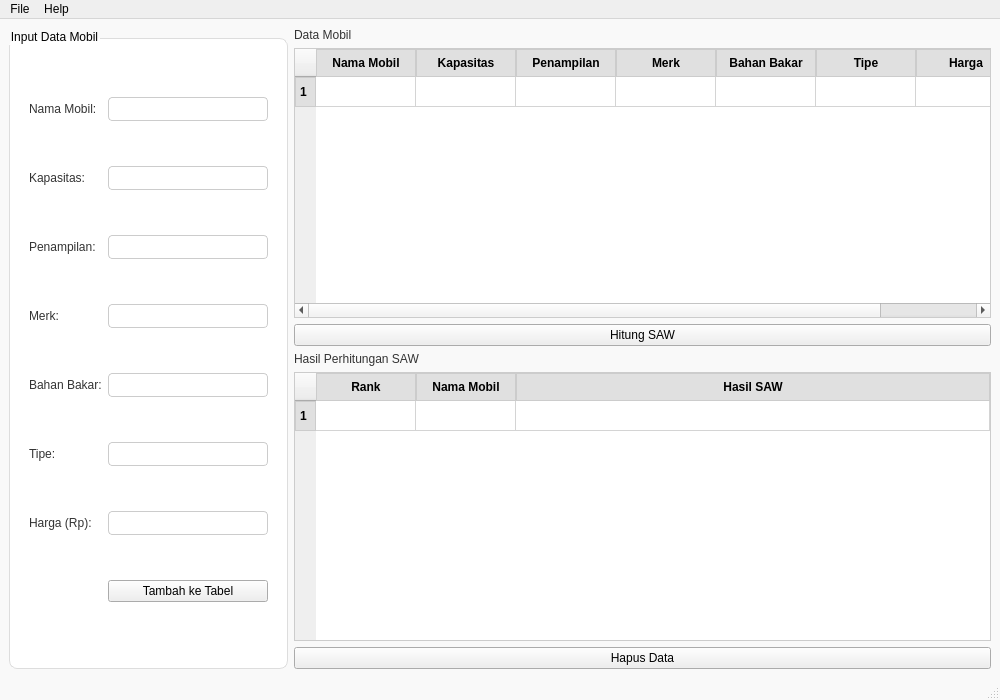
<?xml version="1.0" encoding="UTF-8"?>
<ui version="4.0">
 <class>DecisionSupportSystem</class>
 <widget class="QMainWindow" name="DecisionSupportSystem">
  <property name="geometry">
   <rect>
    <x>0</x>
    <y>0</y>
    <width>1000</width>
    <height>700</height>
   </rect>
  </property>
  <property name="windowTitle">
   <string>SPK Pemilihan Mobil Operasional Terbaik - Metode SAW</string>
  </property>
  <property name="styleSheet">
   <string notr="true">QMainWindow {
    background-color: #f9f9f9;
}
QGroupBox {
    background-color: #ffffff;
    border: 1px solid #ddd;
    border-radius: 8px;
    margin-top: 10px;
    padding: 10px;
}
QLabel {
    font-size: 12px;
    color: #333;
}
QLineEdit {
    font-size: 12px;
    padding: 3px 6px;
    border: 1px solid #ccc;
    border-radius: 4px;
    background-color: #ffffff;
}
QPushButton#AddButton {
    background-color: #2ecc71;
    color: white;
    padding: 6px 14px;
    font-size: 12px;
    border-radius: 4px;
}
QPushButton#AddButton:hover {
    background-color: #27ae60;
}
QPushButton#DeleteButton {
    background-color: #e74c3c;
    color: white;
    padding: 6px 14px;
    font-size: 12px;
    border-radius: 4px;
}
QPushButton#DeleteButton:hover {
    background-color: #c0392b;
}
QPushButton#CalculateButton {
    background-color: #f1c40f;
    color: white;
    padding: 6px 14px;
    font-size: 12px;
    border-radius: 4px;
}
QPushButton#CalculateButton:hover {
    background-color: #d4ac0d;
}
QTableWidget {
    font-size: 12px;
    border: 1px solid #ccc;
    background-color: #ffffff;
}
QTableWidget#DataMobilTable {
    width: 100%;
}
QTableWidget#HasilSAWTable {
    width: 100%;
}
QHeaderView::section {
    background-color: #e0e0e0;
    padding: 4px;
    font-weight: bold;
    border: 1px solid #ccc;
}</string>
  </property>
  <widget class="QWidget" name="centralWidget">
   <layout class="QHBoxLayout" name="mainLayout" stretch="2,5">
    <item>
     <widget class="QGroupBox" name="inputGroup">
      <property name="title">
       <string>Input Data Mobil</string>
      </property>
      <layout class="QGridLayout" name="formLayout">
       <item row="0" column="0">
        <widget class="QLabel" name="labelNamaMobil">
         <property name="text">
          <string>Nama Mobil:</string>
         </property>
        </widget>
       </item>
       <item row="0" column="1">
        <widget class="QLineEdit" name="nameInput"/>
       </item>
       <item row="1" column="0">
        <widget class="QLabel" name="labelKapasitas">
         <property name="text">
          <string>Kapasitas:</string>
         </property>
        </widget>
       </item>
       <item row="1" column="1">
        <widget class="QLineEdit" name="capacityInput"/>
       </item>
       <item row="2" column="0">
        <widget class="QLabel" name="labelPenampilan">
         <property name="text">
          <string>Penampilan:</string>
         </property>
        </widget>
       </item>
       <item row="2" column="1">
        <widget class="QLineEdit" name="appearanceInput"/>
       </item>
       <item row="3" column="0">
        <widget class="QLabel" name="labelMerk">
         <property name="text">
          <string>Merk:</string>
         </property>
        </widget>
       </item>
       <item row="3" column="1">
        <widget class="QLineEdit" name="brandInput"/>
       </item>
       <item row="4" column="0">
        <widget class="QLabel" name="labelBahanBakar">
         <property name="text">
          <string>Bahan Bakar:</string>
         </property>
        </widget>
       </item>
       <item row="4" column="1">
        <widget class="QLineEdit" name="fuelInput"/>
       </item>
       <item row="5" column="0">
        <widget class="QLabel" name="labelTipe">
         <property name="text">
          <string>Tipe:</string>
         </property>
        </widget>
       </item>
       <item row="5" column="1">
        <widget class="QLineEdit" name="typeInput"/>
       </item>
       <item row="6" column="0">
        <widget class="QLabel" name="labelHarga">
         <property name="text">
          <string>Harga (Rp):</string>
         </property>
        </widget>
       </item>
       <item row="6" column="1">
        <widget class="QLineEdit" name="priceInput"/>
       </item>
       <item row="7" column="1">
        <layout class="QHBoxLayout" name="buttonLayout">
         <item>
          <widget class="QPushButton" name="addButton">
           <property name="text">
            <string>Tambah ke Tabel</string>
           </property>
           <property name="objectName">
            <string>AddButton</string>
           </property>
          </widget>
         </item>
        </layout>
       </item>
      </layout>
     </widget>
    </item>
    <item>
     <layout class="QVBoxLayout" name="rightLayout">
      <item>
       <widget class="QLabel" name="labelDataMobil">
        <property name="text">
         <string>Data Mobil</string>
        </property>
       </widget>
      </item>
      <item>
       <widget class="QTableWidget" name="table">
        <property name="editTriggers">
         <set>QAbstractItemView::DoubleClicked</set>
        </property>
        <property name="objectName">
         <string>DataMobilTable</string>
        </property>
        <attribute name="horizontalHeaderStretchLastSection">
         <bool>true</bool>
        </attribute>
        <row/>
        <column>
         <property name="text">
          <string>Nama Mobil</string>
         </property>
        </column>
        <column>
         <property name="text">
          <string>Kapasitas</string>
         </property>
        </column>
        <column>
         <property name="text">
          <string>Penampilan</string>
         </property>
        </column>
        <column>
         <property name="text">
          <string>Merk</string>
         </property>
        </column>
        <column>
         <property name="text">
          <string>Bahan Bakar</string>
         </property>
        </column>
        <column>
         <property name="text">
          <string>Tipe</string>
         </property>
        </column>
        <column>
         <property name="text">
          <string>Harga</string>
         </property>
        </column>
       </widget>
      </item>
      <item>
       <widget class="QPushButton" name="calculateButton">
        <property name="text">
         <string>Hitung SAW</string>
        </property>
        <property name="objectName">
         <string>CalculateButton</string>
        </property>
       </widget>
      </item>
      <item>
       <widget class="QLabel" name="labelHasilSAW">
        <property name="text">
         <string>Hasil Perhitungan SAW</string>
        </property>
       </widget>
      </item>
      <item>
       <widget class="QTableWidget" name="resultTable">
        <property name="objectName">
         <string>HasilSAWTable</string>
        </property>
        <attribute name="horizontalHeaderStretchLastSection">
         <bool>true</bool>
        </attribute>
        <row/>
        <column>
         <property name="text">
          <string>Rank</string>
         </property>
        </column>
        <column>
         <property name="text">
          <string>Nama Mobil</string>
         </property>
        </column>
        <column>
         <property name="text">
          <string>Hasil SAW</string>
         </property>
        </column>
       </widget>
      </item>
      <item>
       <widget class="QPushButton" name="deleteButton">
        <property name="text">
         <string>Hapus Data</string>
        </property>
        <property name="objectName">
         <string>DeleteButton</string>
        </property>
       </widget>
      </item>
     </layout>
    </item>
   </layout>
  </widget>
  <widget class="QMenuBar" name="menuBar">
   <property name="geometry">
    <rect>
     <x>0</x>
     <y>0</y>
     <width>1000</width>
     <height>22</height>
    </rect>
   </property>
   <widget class="QMenu" name="fileMenu">
    <property name="title">
     <string>File</string>
    </property>
    <addaction name="actionExportPDF"/>
    <addaction name="actionExportCSV"/>
    <addaction name="actionExit"/>
   </widget>
   <widget class="QMenu" name="helpMenu">
    <property name="title">
     <string>Help</string>
    </property>
    <addaction name="actionAbout"/>
   </widget>
   <addaction name="fileMenu"/>
   <addaction name="helpMenu"/>
  </widget>
  <widget class="QStatusBar" name="statusBar">
   <property name="statusTip">
    <string>Nama: Maftuh Ahnan Al-Kautsar | NIM: F1D022135</string>
   </property>
  </widget>
  <action name="actionExportPDF">
   <property name="text">
    <string>Export Hasil SAW ke PDF</string>
   </property>
  </action>
  <action name="actionExportCSV">
   <property name="text">
    <string>Export Data Mobil ke CSV</string>
   </property>
  </action>
  <action name="actionExit">
   <property name="text">
    <string>Exit</string>
   </property>
  </action>
  <action name="actionAbout">
   <property name="text">
    <string>About</string>
   </property>
  </action>
 </widget>
 <resources/>
 <connections/>
</ui>
